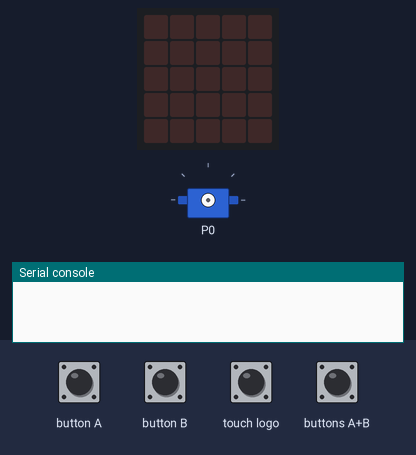
Bench run of a program on a simulated BBC micro:bit running MicroPython. Parts: servo, the board's 5×5 LED display, the last lines printed to the serial console. The inputs (shaded band) are chosen by the test bench. Random numbers come from a fixed seed; servo angles are drawn from the pulse width (0.5 ms = 0°, 2.5 ms = 180°).

Above: at 1.2 s.
1.3 s: button A pressed for 0.15 s
At 2.0 s:
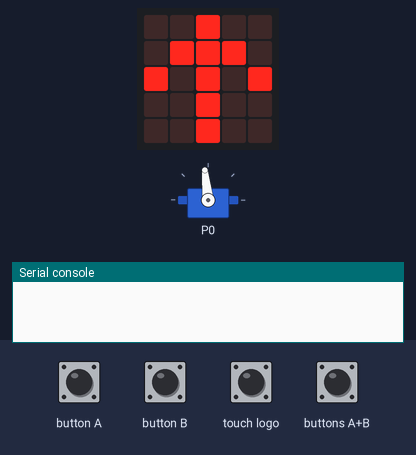
At 2.4 s:
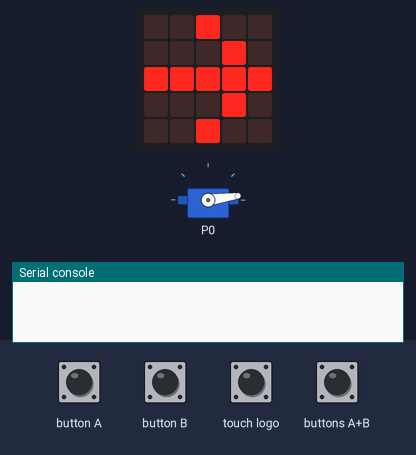
4.4 s: touch logo pressed for 1 s
At 16.1 s:
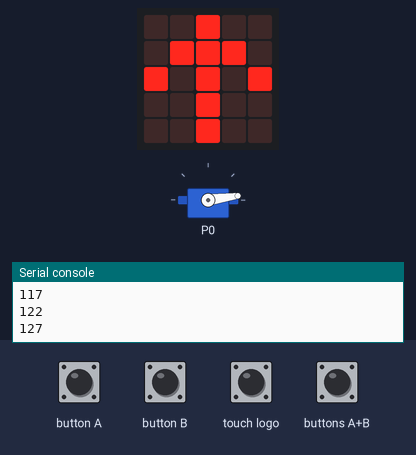
Timing chart, 0 to 17.6 s (numbered marks = the images above; inputs shaded):
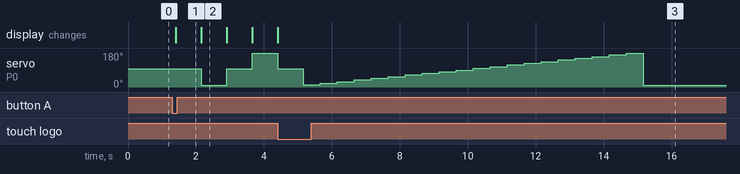

Measured:
- after the input at 1.3 s, servo on P0: 96° → 8° after 0.86 s, → 96° 0.75 s later, → 180° 0.75 s later; the display: changes after 0.11 s (image 1)
- what the display in image 2 shows lasts 0.7 s, from 2.2 s to 2.9 s

The program:

servoYT.py
```python
# https://support.microbit.org/support/solutions/articles/19000101864-using-a-servo-with-the-micro-bit
# https://www.youtube.com/watch?v=k4iM5fXt54k

from microbit import *

# Servo control:
#  50 = ~1 millisecond pulse all right
#  75 = ~1,5 millisecond pulse all center
# 100 = ~2 millisecond pulse left

period = 20
pin0.set_analog_period(period)               # The minimum valid value is 1ms.
pin0.write_analog(1)

center = 80                                  # initial setup
delta = 50

left = center - delta
right = center + delta

while True:

    if button_a.is_pressed() and button_b.is_pressed():
        display.show(Image.SKULL)
        break

    if button_a.is_pressed():
        delta = 750
        pin0.write_analog(center)            # center
        display.show(Image.ARROW_N)
        sleep(delta)
        pin0.write_analog(left)              # SX or Est
        display.show(Image.ARROW_E)
        sleep(delta)
        pin0.write_analog(center)            # center
        display.show(Image.ARROW_N)
        sleep(delta)
        pin0.write_analog(right)             # DX or West
        display.show(Image.ARROW_W)
        sleep(delta)
        pin0.write_analog(center)            # center
        display.show(Image.ARROW_N)
        sleep(delta)

    # from zero to 180
    if pin_logo.is_touched():
        delta = 500
        min = 30
        max = 130
        for i in range(min+2,max+2,5):
            pin0.write_analog(i)
            print(i)
            sleep(delta)
        break

    # move random
    from random import randint
    if button_b.is_pressed():
        delta = 350
        r = 15
        pin0.write_analog(randint(-r,r)+center)            # center
        display.show(Image.ARROW_N)
        sleep(delta)
        pin0.write_analog(randint(-r,r)+left)              # SX or Est
        display.show(Image.ARROW_E)
        sleep(delta)
        pin0.write_analog(randint(-r,r)+center)            # center
        display.show(Image.ARROW_N)
        sleep(delta)
        pin0.write_analog(randint(-r,r)+right)             # DX or West
        display.show(Image.ARROW_W)
        sleep(delta)
        pin0.write_analog(randint(-r,r)+center)            # center
        display.show(Image.ARROW_N)
        sleep(delta)
    sleep(200)

pin0.write_analog(30)
```
